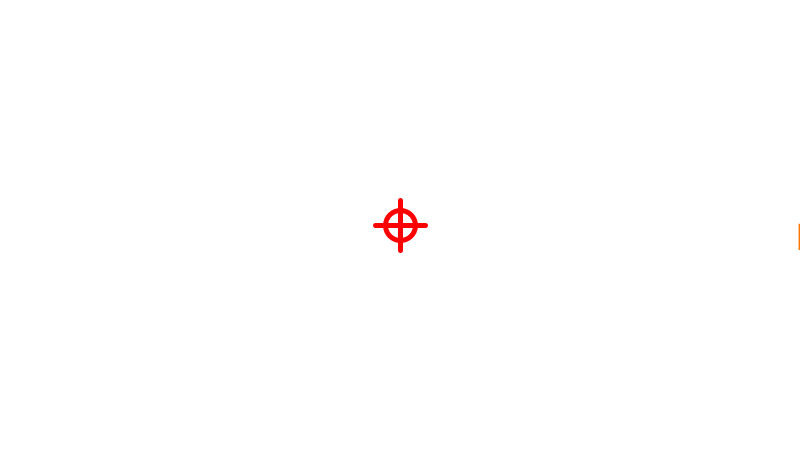
Frame 1 (no input)
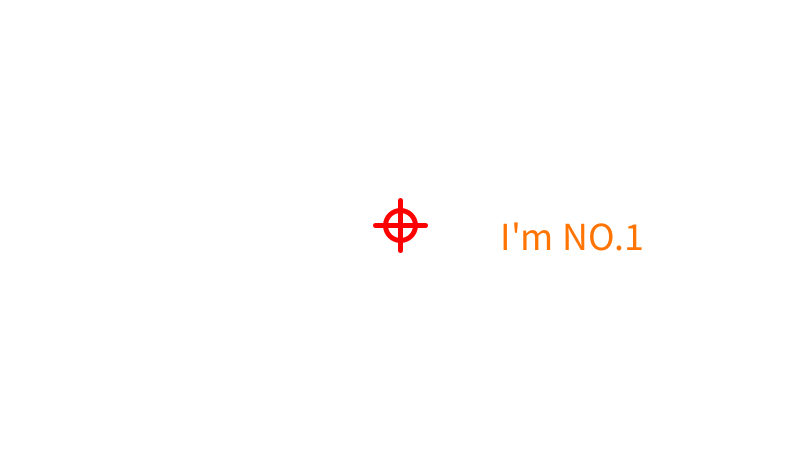
Frame 60 (the mouse pressed at the canvas centre just before this capture)
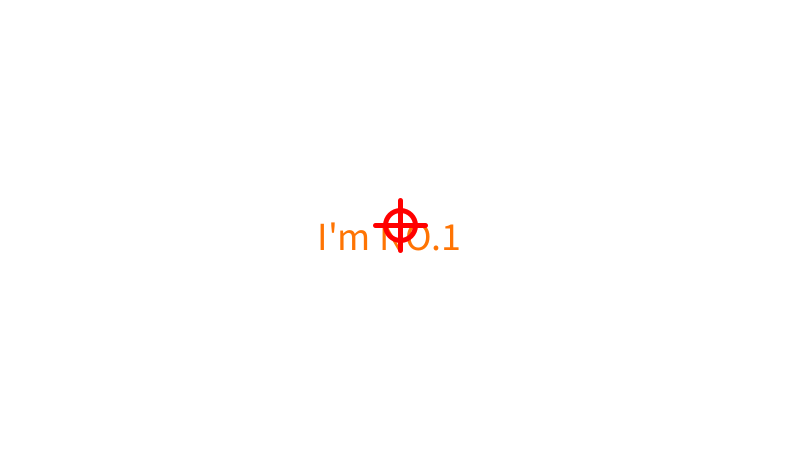
Frame 120 (the mouse held since frame 60 and released just before this capture)

The Processing sketch that drew these frames (run headless with seeded random() and noise(); from frame 60 on, the mouse is pressed at the canvas centre):

// Processing sketch: Major_Project
// ── Major_Project.pde
//Project Name:      Arrays of Objects (Major Project Milestone)
//
//Author:      Wendy Han
//
//Created Date:      2017/05/12
//
//Description:      I used this assignment as a milestone for my major project. The things that I have included
//                  in this version: a crosshair which can be controled by the direction keys on the keyboard, 
//                  multiple speeches(enemies) floating through the screen at different height and speed. I will
//                  continue working on the collision with text part in the rest of this month.


Crosshair theCrosshair;
Speech[] theSpeech;
boolean movingLeft, movingRight, movingUp, movingDown, isFiring;
int state;

void setup() {
  size(800, 450);
  theCrosshair = new Crosshair();
  
  //theSpeech = new Speech[6];
  //for (int i=0; i<theSpeech.length; i++) {
  //  theSpeech[i] = new Speech(i+1);
  //}
  
  theSpeech = new Speech[3];
  theSpeech[0] = new Statement1();
  theSpeech[1] = new Statement2();
  theSpeech[2] = new Statement3();
  
  movingLeft = false;
  movingRight = false;
  movingUp = false;
  movingDown = false;
  isFiring = false;
  
  state = 0;
}

void draw() {
  background(255);
  
  //for (int i=0; i<theSpeech.length; i++) {
  //  theSpeech[i].move();
  //  theSpeech[i].display();
  //}    
  
  if (state == 0) {
    theSpeech[0].move();
    theSpeech[0].display();
    if (theSpeech[0].isFinished) {
      state += 1;
    }
  }
  if (state == 1) {
    theSpeech[1].move();
    theSpeech[1].display();
    if (theSpeech[1].isFinished) {
      state += 1;
    }
  }  
  if (state == 2) {
    theSpeech[2].move();
    theSpeech[2].display();
    if (theSpeech[2].isFinished) {
      state += 1;
    }
  }  
  
  theCrosshair.move();
  theCrosshair.display();
  
  for (int i=0; i<theSpeech.length; i++) {
    theSpeech[i].checkStatus(isFiring, theCrosshair.x, theCrosshair.y);
  }
  
  //println(str(theCrosshair.x));
  //println(str(theCrosshair.y));
}

void keyPressed() {
  if (key == CODED) {
    if (keyCode == LEFT) {
      movingLeft = true;
    }
    else if (keyCode == RIGHT) {
      movingRight = true;
    }
    else if (keyCode == UP) {
      movingUp = true;
    }
    else if (keyCode == DOWN) {
      movingDown = true;
    }
  }
  
  if (key == ' ') {
    isFiring = true;
  } 
}

void keyReleased() {
  if (key == CODED) {
    if (keyCode == LEFT) {
      movingLeft = false;
    }
    else if (keyCode == RIGHT) {
      movingRight = false;
    }
    else if (keyCode == UP) {
      movingUp = false;
    }
    else if (keyCode == DOWN) {
      movingDown = false;
    }
  }
  
  if (key == ' ') {
   isFiring = false;
  } 
}
// ── Button.pde
class Button {
  //data
  int x, y, buttonLength, buttonWidth;
  color buttonColor, textColor;
  String buttonText;
  
  //constructor
  Button(int y) {
    x = width/2;
    this.y = y;
    buttonLength = 200;
    buttonWidth = 30;
    buttonColor = color(255);
    textColor = color(0);
  }
  
  //behaviours
  void display(String text) {
    buttonText = text;
    
    rectMode(CENTER);
    stroke(0);
    strokeWeight(1);
    fill(buttonColor);
    rect(x, y, buttonLength, buttonWidth);
    
    textAlign(CENTER);
    textSize(30);
    fill(textColor);
    text(buttonText, x, y);
  }
}
// ── Crosshair.pde
class Crosshair {
  //data
  int x, y;
  int radius, crossLength;
  int speed;
  boolean isFiring;
  
  //constructor
  Crosshair() {
    x = width/2;
    y = height/2;
    radius = 15;
    crossLength = 25;
    speed = 5;
    isFiring = false;
  }
  
  //behaviours
  void display() {
    stroke(255, 0, 0);
    strokeWeight(5);
    noFill();
    ellipse(x, y, radius*2, radius*2);
    line(x-crossLength, y, x+crossLength, y);
    line(x, y-crossLength, x, y+crossLength);
  }
  
  void move() {
    x = constrain(x, 0, width);
    y = constrain(y, 0, height);
    
    if (movingLeft) {
      x -= speed;
    }
    if (movingRight) {
      x += speed;
    }
    if (movingUp) {
      y -= speed;
    }
    if (movingDown) {
      y += speed;
    }
  }
  
  void fire() {
    if (key == ' ') {
      isFiring = true;
    }
  }
  
  void shake() {   
    
  }
  
  void focus() {
    
  }
}
// ── Speech.pde
class Speech {
  //data
  int x, y;
  String aSpeech;
  int fontSize, speechWidth, speechHeight;
  color textColor;
  int xSpeed, ySpeed;
  boolean isShot;
  //int speechNumber;
  int crosshairX, crosshairY;
  boolean isFinished;
  float rotateAngle;
  
  //constructor
  Speech() {
    x = width;
    y = height/2;
    aSpeech = "This is a demo.";
    fontSize = 40;   
    speechHeight = 40;
    textColor = color(0);
    xSpeed = -5;
    ySpeed = 0;
    isFinished = false;
    rotateAngle = 0;
  }
  
  //Speech(int _speechNumber) {
  //  speechNumber = _speechNumber;
  //  x = 600;
  //  y = 100+speechNumber*40;
  //  aSpeech = "This is a demo.";
  //  fontSize = 40;
  //  speechWidth = int(textWidth(aSpeech));
  //  speechHeight = 40;
  //  textColor = color(0);
  //  xSpeed = -1*speechNumber;
  //  ySpeed = 0;
  //  isShot = false;
  //}
  
  //behaviours
  void display() {
    textAlign(LEFT);
    textSize(fontSize);
    fill(textColor);
    text(aSpeech, x, y);
  }
  
  void move() {
    int temp = xSpeed/2;
    
    if (x <= 0) {
      isFinished = true;
    } else if ((x>width/4) && (x<(width/4)*2)) {
      x += temp;
    } else {
      x += xSpeed;
    }
  }
  
  void checkStatus(boolean isFiring, int crosshairX, int crosshairY) {
    isShot = isFiring;
    this.crosshairX = crosshairX;
    this.crosshairY = crosshairY;
    speechWidth = int(textWidth(aSpeech));
    
    if (isShot) {
      if ((crosshairX > x) && (crosshairX < x+speechWidth) && (crosshairY > y-speechHeight) && (crosshairY < y)) {
        textColor = color(0);
        xSpeed = 0;
        ySpeed = 0;
      } else {
        println("wrong!");
      }
    }
  }
}
// ── Statement1.pde
class Statement1 extends Speech {
  Statement1() {
    super();
    y = 250;
    aSpeech = "I'm NO.1"; 
    textColor = color(255, 116, 3);
    xSpeed = -5;
  }
  
  void display() {
    super.display();
  }
  
  void move() {
    super.move(); 
  }
  
  void checkStatus(boolean isFiring, int crosshairX, int crosshairY) {
    super.checkStatus(isFiring, crosshairX, crosshairY);
  }
}
// ── Statement2.pde
class Statement2 extends Speech {
  Statement2() {
    super();
    x = 200;
    y = height;
    aSpeech = "I'm NO.2"; 
    textColor = color(81, 3, 255);
    xSpeed = 0;
    ySpeed = -5;
  }
  
  void display() {    
    super.display();
  }
  
  void move() {
    int temp = ySpeed/2;
    if (y <= 0) {
      isFinished = true;
    } else if ((y>height/4) && (y<(height/4)*2)) {
      y += temp;
    } else {
      y += ySpeed;
    }
  }
  
  void checkStatus(boolean isFiring, int crosshairX, int crosshairY) {
    super.checkStatus(isFiring, crosshairX, crosshairY);
  }
}
// ── Statement3.pde
class Statement3 extends Speech {
  Statement3() {
    super();
    x = width;
    y = 20;
    aSpeech = "I'm NO.3"; 
    textColor = color(105, 232, 172);
    xSpeed = -1;
    rotateAngle = radians(25);
  }
  
  
  void display() {
    //pushMatrix();
    rotate(rotateAngle);
    super.display();    
    //popMatrix();
  }
  
  void move() { 
    super.move(); 
  }
  
  void checkStatus(boolean isFiring, int crosshairX, int crosshairY) {
    super.checkStatus(isFiring, crosshairX, crosshairY);
  }
}

//Might need help:
//No response at all when shooting the tilted speech
//Possible reason:
//Send unrotated crosshair x-cor and y-cor to determine the status of the speech
//Possible solution:
//Send rotated crosshair x-cor and y-cor to check without actually rotating the crosshair
// ── Statement4.pde
//Red speaking...
class Statement4 extends Speech {
  Statement4() {
    super();
    x = width;
    y = 250;
    aSpeech = "Blue is the liar!"; 
    textColor = color(222, 16, 40);
    xSpeed = -5;
  }
  
  void display() {    
    super.display();
  }
  
  void move() {
    int temp = xSpeed/2;
    if (x <= 0) {
      isFinished = true;
    } else if ((x>width/4) && (x<width/2)) {
      x += temp;
    } else {
      x += xSpeed;
    }
  }
  
  void checkStatus(boolean isFiring, int crosshairX, int crosshairY) {
    super.checkStatus(isFiring, crosshairX, crosshairY);
  }
}
// ── Statement5.pde
//Green speaking...
class Statement5 extends Speech {
  Statement5() {
    super();
    x = 250;
    y = height;
    aSpeech = "Red is the liar!"; 
    textColor = color(70, 198, 120);
    xSpeed = 0;
    ySpeed = -5;
  }
  
  
  void display() {
    super.display();    
  }
  
  void move() { 
    int temp = ySpeed/2;
    if (y <= 50) {
      isFinished = true;
    } else if ((y>height/3) && (y<(height/3)*2)) {
      y += temp;
    } else {
      y += ySpeed;
    }
  }
  
  void checkStatus(boolean isFiring, int crosshairX, int crosshairY) {
    super.checkStatus(isFiring, crosshairX, crosshairY);
  }
  
  void replay() {
    if (key == BACKSPACE) {
      y = height;
      isFinished = false;
    }
  }
}
// ── Statement6.pde
//Purple speaking...
class Statement6 extends Speech {
  Statement6() {
    super();
    x = -40;
    y = 300;
    aSpeech = "Green is not the liar!"; 
    textColor = color(155, 105, 209);
    xSpeed = 5;
  }
  
  void display() {
    super.display();
  }
  
  void move() {
    int temp = xSpeed/2;    
    if (x >= 650) {
      isFinished = true;
    } else if ((x>width/4) && (x<width/2)) {
      x += temp;
    } else {
      x += xSpeed;
    }
  }
  
  void checkStatus(boolean isFiring, int crosshairX, int crosshairY) {
    super.checkStatus(isFiring, crosshairX, crosshairY);
  }
  
  void replay() {
    if (key == BACKSPACE) {
      x = -40;
      isFinished = false;
    }
  }
}
// ── System1.pde
class System1 extends Speech {
  System1() {
    super();
  }
}
// ── Timer.pde
class Timer {
  //data
  int x, y;
  int passedTime, timeLimit, remainingTime;
  int minute, second, rest;
  int whenTimerBegan;
  
  //constructor
  Timer() {
    x = 600;
    y = 50;
    timeLimit = 5 * 60 * 1000;
    whenTimerBegan = 0;
  }
  
  void begin() {
    whenTimerBegan = millis();
  }
  
  //behaviours
  void display() {
    passedTime = millis() - whenTimerBegan;
    remainingTime = timeLimit - passedTime;
    minute = remainingTime/(60*1000);
    second = (remainingTime - minute*60*1000)/1000;
    rest = remainingTime - minute*60*1000 - second*1000;
    
    textAlign(LEFT);
    textSize(20);
    fill(2, 209, 141);
    text(minute, x, y);
    text(":", x+30, y);
    text(second, x+40, y);
    text(":", x+70, y);
    text(rest, x+80, y);
    
  }
}
